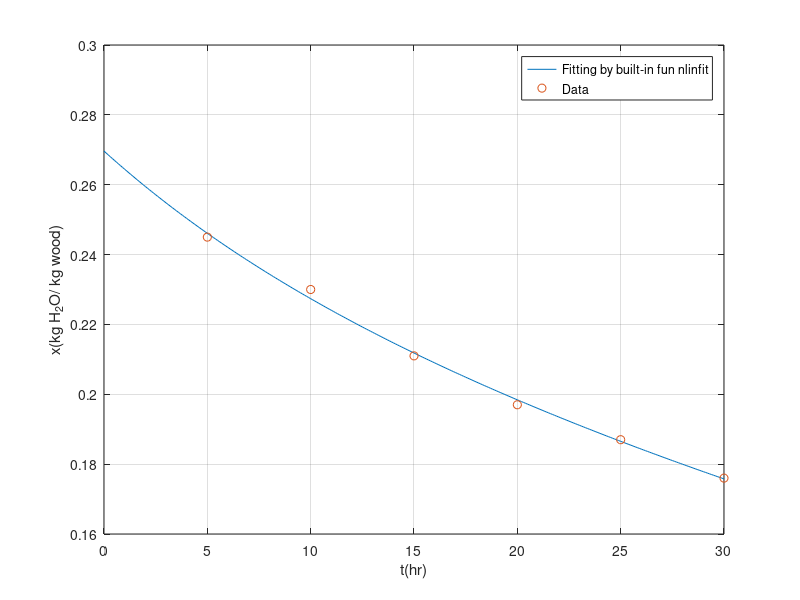

MATLAB code to generate this figure:
% diffwood.m: estimation of water diffusivity in the wood 
% 'pkg install -forge optim' required
% 'pkg load optim' required
clear all; t  =  [5:5:30]; % time(hr) 
x  =  [0.245, 0.230, 0.211, 0.197, 0.187, 0.176]; % free moisture in the wood 
z  =  0.03; % wood thickness 
f  =  @(C,t) 8*C(1)*(exp(-C(2)*t*(pi/2/z)^2) + exp(-9*C(2)*t*(pi/2/z)^2)/ 9)/pi^2; 
C0  =  [0.3; 0]; % initial guess (C(1) = x0, C(2) = D) 
C  =  nlinfit(t,x,f,C0); % nonlinear regression by built-in function nlinfit 
x0  =  C(1); D  =  C(2); tv  =  0:0.1:30; 
fprintf('Initial free moisture content of the wood  =  %g\n', x0) 
fprintf('Diffusivity of water in the wood  =  %g\n', D) 
plot(tv,f(C,tv),t,x,'o'), grid, xlabel('t(hr)'), ylabel('x(kg H_2O/ kg wood)') 
legend('Fitting by built-in fun nlinfit','Data','location','best')